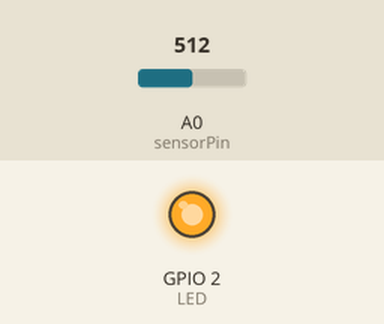
Simulated run of this sketch. Board: ESP8266 (NodeMCU). On the bench: output pins drawn as LEDs (lit = HIGH). The test bench sets the inputs (shaded band); at power-on: A0 (sensorPin) = 512. WiFi joins after 1.5 s; servers stay silent unless stated; what the sketch prints to the serial monitor is not drawn.

Above: at 2.7 s.
2.8 s: A0 (sensorPin) set to 122
At 3.7 s:
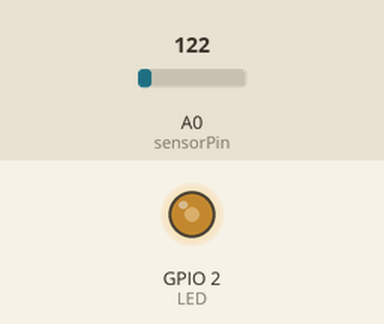
4.8 s: A0 (sensorPin) set to 306
At 6.9 s:
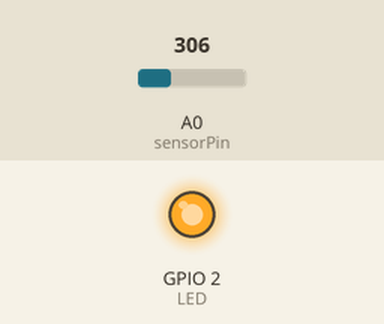
Timing chart, 0 to 8.4 s (numbered marks = the images above; inputs shaded):
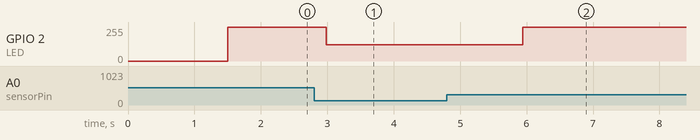

Measured:
- after the input at 2.8 s, GPIO 2 (LED): 255/255 → 122/255 after 0.18 s
- after the input at 4.8 s, GPIO 2 (LED): 122/255 → 255/255 after 1.1 s

The sketch:

ShutAppFirebase.ino
```cpp
// (licence header left out)
// FirebaseDemo_ESP8266 is a sample that demo the different functions
// of the FirebaseArduino API.

#include <ESP8266WiFi.h>
#include <FirebaseArduino.h>

// Set these to run example.
#define FIREBASE_HOST "shutapp-cewit.firebaseio.com"
#define FIREBASE_AUTH "01lNHToW8YnilieFhscYOX8L2TwigvlOGmmnPBcB"
#define WIFI_SSID "HACK@CEWIT"
#define WIFI_PASSWORD "cewit@1500!"

#define LED 2
int sensorPin = A0; // select the input pin for the potentiometer
int sensorValue = 0; // variable to store the value coming from the sensor

void setup() {

//  /////////////////////////////////////////////////////////////////////////////////////
  pinMode(LED, OUTPUT);
  pinMode(sensorPin, INPUT);
  Serial.begin(115200);
//  /////////////////////////////////////////////////////////////////////////////////////

  // connect to wifi.
  WiFi.begin(WIFI_SSID, WIFI_PASSWORD);
  Serial.print("connecting");
  while (WiFi.status() != WL_CONNECTED) {
    Serial.print(".");
    delay(500);
  }
  Serial.println();
  Serial.print("connected: ");
  Serial.println(WiFi.localIP());

  Firebase.begin(FIREBASE_HOST, FIREBASE_AUTH);
}

//int n = 0;

void loop() {
  sensorValue = analogRead(sensorPin); //Was analogRead
  analogWrite (LED, sensorValue);
  Serial.println(sensorValue, DEC);
  delay(100);

  // set value
  //int t = 20;

//  /////////////////////////////////////////////////////////////////////////////
//  sensorValue = analogRead(sensorPin);
//  analogWrite(LED, sensorValue);
//  Serial.println(1023 - sensorValue);
//  delay(100);
//  /////////////////////////////////////////////////////////////////////////////

  Serial.print(sensorValue);
  // handle error
  if (Firebase.failed()) {
      Serial.print("setting /sound failed:");
      Serial.println(Firebase.error());
      return;
  }
  delay(10);

  // update value
  Firebase.setFloat("Sound", sensorValue);
  // handle error
  if (Firebase.failed()) {
      Serial.print("setting /sound failed:");
      Serial.println(Firebase.error());
      return;
  }
  delay(100);

  // get value
  Serial.print("Sound: ");
  //Serial.println(Firebase.getFloat("Sound"));
  delay(100);

  // remove value
  //Firebase.remove("Sound");
  //delay(10);

  // set string value
  //Firebase.setString("message", "hello world");
  // handle error
  if (Firebase.failed()) {
      Serial.print("setting /message failed:");
      Serial.println(Firebase.error());
      return;
  }
  delay(10);

  // set bool value
  //Firebase.setBool("truth", false);
  // handle error
  //if (Firebase.failed()) {
  //    Serial.print("setting /truth failed:");
  //    Serial.println(Firebase.error());
  //    return;
  //}
  //delay(1000);

  //Serial.print(Firebase.getString("LED").toInt() + "\n");

  //......analogWrite(LED,Firebase.getString("Sound").toInt());
  delay(10);


  // append a new value to /logs
  //String name = Firebase.pushInt("Sound", sensorValue);
  // handle error
  if (Firebase.failed()) {
      Serial.print("pushing /logs failed:");
      Serial.println(Firebase.error());
      return;
  }
  Serial.print("pushed: /logs/");
  //Serial.println(name);
  delay(1000);
}
```
